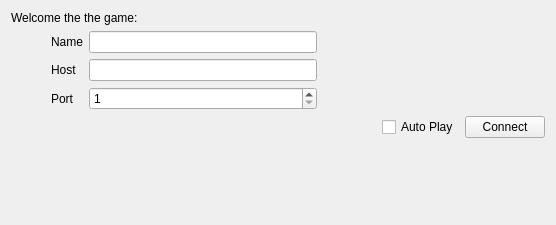
<?xml version="1.0" encoding="UTF-8"?>
<ui version="4.0">
 <class>ClientDefWidget</class>
 <widget class="QWidget" name="ClientDefWidget">
  <property name="geometry">
   <rect>
    <x>0</x>
    <y>0</y>
    <width>556</width>
    <height>225</height>
   </rect>
  </property>
  <property name="windowTitle">
   <string>Form</string>
  </property>
  <layout class="QVBoxLayout" name="verticalLayout">
   <item>
    <widget class="QLabel" name="label">
     <property name="text">
      <string>Welcome the the game:</string>
     </property>
    </widget>
   </item>
   <item>
    <layout class="QGridLayout" name="gridLayout">
     <item row="2" column="3">
      <widget class="QSpinBox" name="portSpinBox">
       <property name="minimum">
        <number>1</number>
       </property>
       <property name="maximum">
        <number>65535</number>
       </property>
      </widget>
     </item>
     <item row="0" column="3">
      <widget class="QLineEdit" name="nameLineEdit"/>
     </item>
     <item row="1" column="4">
      <spacer name="horizontalSpacer_2">
       <property name="orientation">
        <enum>Qt::Horizontal</enum>
       </property>
       <property name="sizeHint" stdset="0">
        <size>
         <width>40</width>
         <height>20</height>
        </size>
       </property>
      </spacer>
     </item>
     <item row="1" column="0">
      <spacer name="horizontalSpacer_3">
       <property name="orientation">
        <enum>Qt::Horizontal</enum>
       </property>
       <property name="sizeType">
        <enum>QSizePolicy::Fixed</enum>
       </property>
       <property name="sizeHint" stdset="0">
        <size>
         <width>40</width>
         <height>20</height>
        </size>
       </property>
      </spacer>
     </item>
     <item row="1" column="1">
      <widget class="QLabel" name="hostLabel">
       <property name="text">
        <string>Host</string>
       </property>
      </widget>
     </item>
     <item row="0" column="1">
      <widget class="QLabel" name="nameLabel">
       <property name="text">
        <string>Name</string>
       </property>
      </widget>
     </item>
     <item row="2" column="1">
      <widget class="QLabel" name="portLabel">
       <property name="text">
        <string>Port</string>
       </property>
      </widget>
     </item>
     <item row="1" column="3">
      <widget class="QLineEdit" name="hostLineEdit"/>
     </item>
    </layout>
   </item>
   <item>
    <layout class="QGridLayout" name="gridLayout_2">
     <item row="0" column="0">
      <spacer name="horizontalSpacer">
       <property name="orientation">
        <enum>Qt::Horizontal</enum>
       </property>
       <property name="sizeHint" stdset="0">
        <size>
         <width>40</width>
         <height>20</height>
        </size>
       </property>
      </spacer>
     </item>
     <item row="0" column="1">
      <widget class="QCheckBox" name="checkBox_autoPlay">
       <property name="text">
        <string>Auto Play</string>
       </property>
      </widget>
     </item>
     <item row="0" column="2">
      <widget class="QPushButton" name="pushButton_connect">
       <property name="text">
        <string>Connect</string>
       </property>
      </widget>
     </item>
     <item row="1" column="1" colspan="2">
      <widget class="QLabel" name="errorLabel">
       <property name="text">
        <string/>
       </property>
      </widget>
     </item>
    </layout>
   </item>
   <item>
    <spacer name="verticalSpacer">
     <property name="orientation">
      <enum>Qt::Vertical</enum>
     </property>
     <property name="sizeHint" stdset="0">
      <size>
       <width>20</width>
       <height>40</height>
      </size>
     </property>
    </spacer>
   </item>
  </layout>
 </widget>
 <resources/>
 <connections/>
</ui>
